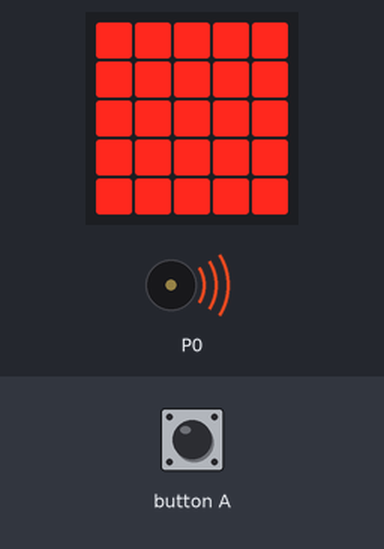
Bench run of a program on a simulated BBC micro:bit running MicroPython. Parts: the board's 5×5 LED display, buzzer (waves = sounding). The test bench sets the inputs (shaded band).

Above: at 1.28 s.
1.3 s: button A pressed for 0.15 s
At 2.1 s:
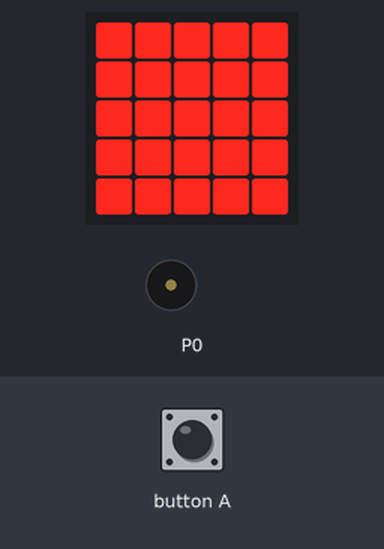
At 3.0 s:
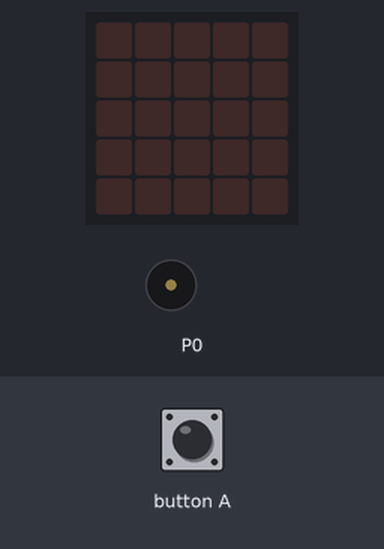
Timing chart, 0 to 4.5 s (numbered marks = the images above; inputs shaded):
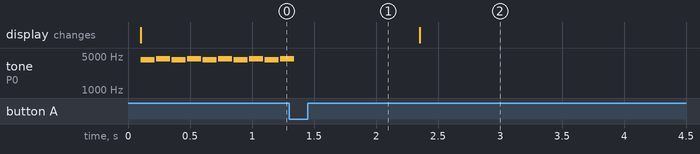

Measured:
- after the input at 1.3 s, tone on P0: goes on until 1.3 s, then stays silent
- by itself, tone on P0: repeats every 0.25 s: silent 0.01 s, 4435 Hz 0.12 s, silent 0.01 s, 4186 Hz 0.12 s

The program:

Motion_detector.py
```python
import music
from microbit import *
dot28 = Image("99999:""99999:""99999:""99999:""99999")
notes = ['c8:1','c#']


display.clear()

while True:
    if accelerometer.was_gesture('face up'):
        display.show(dot28)
        while button_a.is_pressed() == False:
            music.play(notes)
        sleep(1000)
        display.clear()
```
